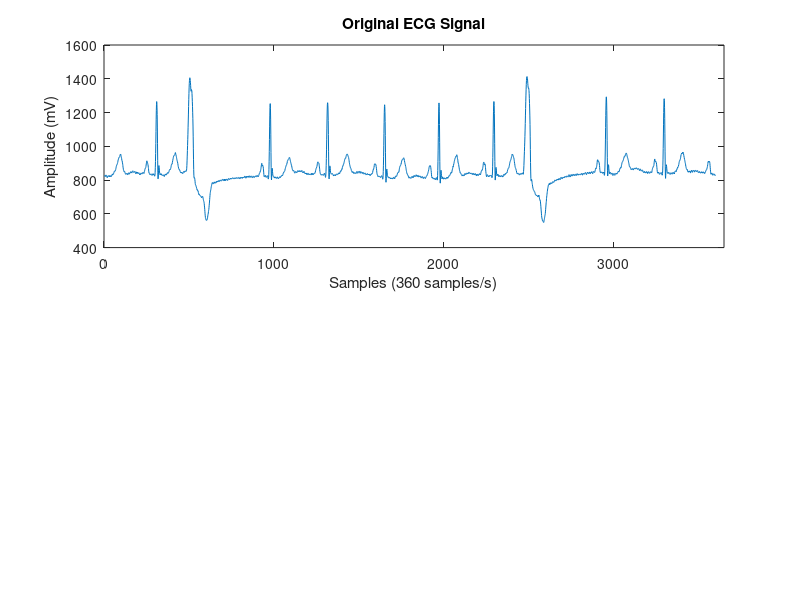

MATLAB code for this plot: (Note: this script raises an error after producing the figure.)
%clear all varibles and the command window before starting
% clear; clc;
%load the data set
load Sample_1.mat;

fprintf('<strong> <<< Project A - Heart Rate Monitor >>> </strong> \n');

%% Plot before Filtering
%plot the data in a sub plot for the peaks to be plotted in the second sub
%plot
figure('Name', 'Heart Rate Monitor'); %naming the figure
subplot(2,1,1);
%Orig_Sig is the varible that holds the data in the sample
data = Orig_Sig;
plot(data);
xlabel('Samples (360 samples/s)'); %the x-axis represents the samples, not the seconds, with a rate of 360 samples/s
ylabel('Amplitude (mV)');
title('Original ECG Signal');
xlim([0 3650]);
hold on;

%Find the min and max y points for the graph window to be appropriate
miny = min(data);

%% Filtering data using a lowpass filter
data = lowpass(Orig_Sig,0.01); % 0.01 is the passband frequency

%% Plot after Filtering
subplot(2,1,2);
plot(data);
hold on;
xlabel('Samples');
ylabel('Amplitude (mV)');
hold off;

%Find the maximum y value for the graph window to be appropriate
maxy = max(data);

%% Finding the peaks of the filtered data and plotting it
subplot(2,1,2);
plot(data);
findpeaks(data, 'MinPeakProminence',140);
xlabel('Samples (360 samples/s)');
ylabel('Amplitude (mV)');
title('Filterd ECG Signal');
ylim([miny-100 maxy+100]);
xlim([0 3650]);
hold off;

% find the peaks and their locations and store the values in peaks and locs
[peaks, locs] = findpeaks(data, 'MinPeakProminence',140);

% calculating the heart beat
% peak difference is in terms of samples NOT ms or s
% The conversion to (beats per minute) is calculated via:
% time in sec is found by using the sample rate that is 360 samples per
% second which results in 10 seconds in total. The conversion is as
% follows:
PeakDiff = mean(diff(locs));
sPerBeat = PeakDiff*10/3600;
% heartbeat in bpm = 60 / (time in s)
heartBeat = 60/sPerBeat;
% display the heartbeat to 2 decimal places
fprintf('The heartbeat of this sample is: %.2f bpm.\n', heartBeat');